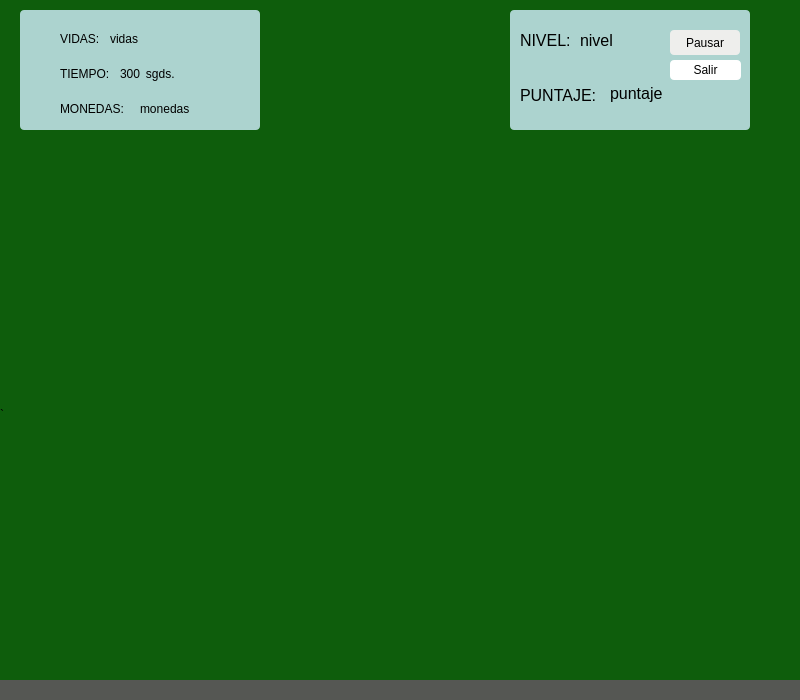
<?xml version="1.0" encoding="UTF-8"?>
<ui version="4.0">
 <class>MainWindow</class>
 <widget class="QMainWindow" name="MainWindow">
  <property name="enabled">
   <bool>true</bool>
  </property>
  <property name="geometry">
   <rect>
    <x>0</x>
    <y>0</y>
    <width>800</width>
    <height>700</height>
   </rect>
  </property>
  <property name="windowTitle">
   <string>MainWindow</string>
  </property>
  <widget class="QWidget" name="centralwidget">
   <widget class="QLabel" name="puntajes">
    <property name="geometry">
     <rect>
      <x>20</x>
      <y>10</y>
      <width>240</width>
      <height>120</height>
     </rect>
    </property>
    <property name="styleSheet">
     <string notr="true">background-color: rgb(172, 211, 207); border-radius: 4px</string>
    </property>
    <property name="text">
     <string/>
    </property>
   </widget>
   <widget class="QWidget" name="fondo_grande" native="true">
    <property name="geometry">
     <rect>
      <x>0</x>
      <y>-20</y>
      <width>800</width>
      <height>700</height>
     </rect>
    </property>
    <property name="styleSheet">
     <string notr="true">background-color: rgb(14, 93, 12)</string>
    </property>
    <widget class="QWidget" name="fondo" native="true">
     <property name="geometry">
      <rect>
       <x>510</x>
       <y>30</y>
       <width>240</width>
       <height>120</height>
      </rect>
     </property>
     <property name="styleSheet">
      <string notr="true">background-color: rgb(172, 211, 207); border-radius: 4px</string>
     </property>
     <widget class="QPushButton" name="exit_button">
      <property name="geometry">
       <rect>
        <x>160</x>
        <y>50</y>
        <width>71</width>
        <height>20</height>
       </rect>
      </property>
      <property name="styleSheet">
       <string notr="true">background-color: white</string>
      </property>
      <property name="text">
       <string>Salir</string>
      </property>
     </widget>
     <widget class="QLabel" name="casilla_nivel">
      <property name="geometry">
       <rect>
        <x>70</x>
        <y>10</y>
        <width>81</width>
        <height>41</height>
       </rect>
      </property>
      <property name="palette">
       <palette>
        <active>
         <colorrole role="WindowText">
          <brush brushstyle="SolidPattern">
           <color alpha="255">
            <red>0</red>
            <green>0</green>
            <blue>0</blue>
           </color>
          </brush>
         </colorrole>
         <colorrole role="Button">
          <brush brushstyle="SolidPattern">
           <color alpha="255">
            <red>172</red>
            <green>211</green>
            <blue>207</blue>
           </color>
          </brush>
         </colorrole>
         <colorrole role="Text">
          <brush brushstyle="SolidPattern">
           <color alpha="255">
            <red>0</red>
            <green>0</green>
            <blue>0</blue>
           </color>
          </brush>
         </colorrole>
         <colorrole role="ButtonText">
          <brush brushstyle="SolidPattern">
           <color alpha="255">
            <red>0</red>
            <green>0</green>
            <blue>0</blue>
           </color>
          </brush>
         </colorrole>
         <colorrole role="Base">
          <brush brushstyle="SolidPattern">
           <color alpha="255">
            <red>172</red>
            <green>211</green>
            <blue>207</blue>
           </color>
          </brush>
         </colorrole>
         <colorrole role="Window">
          <brush brushstyle="SolidPattern">
           <color alpha="255">
            <red>172</red>
            <green>211</green>
            <blue>207</blue>
           </color>
          </brush>
         </colorrole>
         <colorrole role="PlaceholderText">
          <brush brushstyle="SolidPattern">
           <color alpha="128">
            <red>255</red>
            <green>255</green>
            <blue>255</blue>
           </color>
          </brush>
         </colorrole>
        </active>
        <inactive>
         <colorrole role="WindowText">
          <brush brushstyle="SolidPattern">
           <color alpha="255">
            <red>0</red>
            <green>0</green>
            <blue>0</blue>
           </color>
          </brush>
         </colorrole>
         <colorrole role="Button">
          <brush brushstyle="SolidPattern">
           <color alpha="255">
            <red>172</red>
            <green>211</green>
            <blue>207</blue>
           </color>
          </brush>
         </colorrole>
         <colorrole role="Text">
          <brush brushstyle="SolidPattern">
           <color alpha="255">
            <red>0</red>
            <green>0</green>
            <blue>0</blue>
           </color>
          </brush>
         </colorrole>
         <colorrole role="ButtonText">
          <brush brushstyle="SolidPattern">
           <color alpha="255">
            <red>0</red>
            <green>0</green>
            <blue>0</blue>
           </color>
          </brush>
         </colorrole>
         <colorrole role="Base">
          <brush brushstyle="SolidPattern">
           <color alpha="255">
            <red>172</red>
            <green>211</green>
            <blue>207</blue>
           </color>
          </brush>
         </colorrole>
         <colorrole role="Window">
          <brush brushstyle="SolidPattern">
           <color alpha="255">
            <red>172</red>
            <green>211</green>
            <blue>207</blue>
           </color>
          </brush>
         </colorrole>
         <colorrole role="PlaceholderText">
          <brush brushstyle="SolidPattern">
           <color alpha="128">
            <red>255</red>
            <green>255</green>
            <blue>255</blue>
           </color>
          </brush>
         </colorrole>
        </inactive>
        <disabled>
         <colorrole role="WindowText">
          <brush brushstyle="SolidPattern">
           <color alpha="255">
            <red>120</red>
            <green>120</green>
            <blue>120</blue>
           </color>
          </brush>
         </colorrole>
         <colorrole role="Button">
          <brush brushstyle="SolidPattern">
           <color alpha="255">
            <red>172</red>
            <green>211</green>
            <blue>207</blue>
           </color>
          </brush>
         </colorrole>
         <colorrole role="Text">
          <brush brushstyle="SolidPattern">
           <color alpha="255">
            <red>120</red>
            <green>120</green>
            <blue>120</blue>
           </color>
          </brush>
         </colorrole>
         <colorrole role="ButtonText">
          <brush brushstyle="SolidPattern">
           <color alpha="255">
            <red>120</red>
            <green>120</green>
            <blue>120</blue>
           </color>
          </brush>
         </colorrole>
         <colorrole role="Base">
          <brush brushstyle="SolidPattern">
           <color alpha="255">
            <red>172</red>
            <green>211</green>
            <blue>207</blue>
           </color>
          </brush>
         </colorrole>
         <colorrole role="Window">
          <brush brushstyle="SolidPattern">
           <color alpha="255">
            <red>172</red>
            <green>211</green>
            <blue>207</blue>
           </color>
          </brush>
         </colorrole>
         <colorrole role="PlaceholderText">
          <brush brushstyle="SolidPattern">
           <color alpha="128">
            <red>0</red>
            <green>0</green>
            <blue>0</blue>
           </color>
          </brush>
         </colorrole>
        </disabled>
       </palette>
      </property>
      <property name="font">
       <font>
        <pointsize>12</pointsize>
       </font>
      </property>
      <property name="text">
       <string>nivel</string>
      </property>
     </widget>
     <widget class="QLabel" name="nivel">
      <property name="geometry">
       <rect>
        <x>10</x>
        <y>20</y>
        <width>51</width>
        <height>21</height>
       </rect>
      </property>
      <property name="palette">
       <palette>
        <active>
         <colorrole role="WindowText">
          <brush brushstyle="SolidPattern">
           <color alpha="255">
            <red>0</red>
            <green>0</green>
            <blue>0</blue>
           </color>
          </brush>
         </colorrole>
         <colorrole role="Button">
          <brush brushstyle="SolidPattern">
           <color alpha="255">
            <red>172</red>
            <green>211</green>
            <blue>207</blue>
           </color>
          </brush>
         </colorrole>
         <colorrole role="Text">
          <brush brushstyle="SolidPattern">
           <color alpha="255">
            <red>0</red>
            <green>0</green>
            <blue>0</blue>
           </color>
          </brush>
         </colorrole>
         <colorrole role="ButtonText">
          <brush brushstyle="SolidPattern">
           <color alpha="255">
            <red>0</red>
            <green>0</green>
            <blue>0</blue>
           </color>
          </brush>
         </colorrole>
         <colorrole role="Base">
          <brush brushstyle="SolidPattern">
           <color alpha="255">
            <red>172</red>
            <green>211</green>
            <blue>207</blue>
           </color>
          </brush>
         </colorrole>
         <colorrole role="Window">
          <brush brushstyle="SolidPattern">
           <color alpha="255">
            <red>172</red>
            <green>211</green>
            <blue>207</blue>
           </color>
          </brush>
         </colorrole>
         <colorrole role="PlaceholderText">
          <brush brushstyle="SolidPattern">
           <color alpha="128">
            <red>255</red>
            <green>255</green>
            <blue>255</blue>
           </color>
          </brush>
         </colorrole>
        </active>
        <inactive>
         <colorrole role="WindowText">
          <brush brushstyle="SolidPattern">
           <color alpha="255">
            <red>0</red>
            <green>0</green>
            <blue>0</blue>
           </color>
          </brush>
         </colorrole>
         <colorrole role="Button">
          <brush brushstyle="SolidPattern">
           <color alpha="255">
            <red>172</red>
            <green>211</green>
            <blue>207</blue>
           </color>
          </brush>
         </colorrole>
         <colorrole role="Text">
          <brush brushstyle="SolidPattern">
           <color alpha="255">
            <red>0</red>
            <green>0</green>
            <blue>0</blue>
           </color>
          </brush>
         </colorrole>
         <colorrole role="ButtonText">
          <brush brushstyle="SolidPattern">
           <color alpha="255">
            <red>0</red>
            <green>0</green>
            <blue>0</blue>
           </color>
          </brush>
         </colorrole>
         <colorrole role="Base">
          <brush brushstyle="SolidPattern">
           <color alpha="255">
            <red>172</red>
            <green>211</green>
            <blue>207</blue>
           </color>
          </brush>
         </colorrole>
         <colorrole role="Window">
          <brush brushstyle="SolidPattern">
           <color alpha="255">
            <red>172</red>
            <green>211</green>
            <blue>207</blue>
           </color>
          </brush>
         </colorrole>
         <colorrole role="PlaceholderText">
          <brush brushstyle="SolidPattern">
           <color alpha="128">
            <red>255</red>
            <green>255</green>
            <blue>255</blue>
           </color>
          </brush>
         </colorrole>
        </inactive>
        <disabled>
         <colorrole role="WindowText">
          <brush brushstyle="SolidPattern">
           <color alpha="255">
            <red>120</red>
            <green>120</green>
            <blue>120</blue>
           </color>
          </brush>
         </colorrole>
         <colorrole role="Button">
          <brush brushstyle="SolidPattern">
           <color alpha="255">
            <red>172</red>
            <green>211</green>
            <blue>207</blue>
           </color>
          </brush>
         </colorrole>
         <colorrole role="Text">
          <brush brushstyle="SolidPattern">
           <color alpha="255">
            <red>120</red>
            <green>120</green>
            <blue>120</blue>
           </color>
          </brush>
         </colorrole>
         <colorrole role="ButtonText">
          <brush brushstyle="SolidPattern">
           <color alpha="255">
            <red>120</red>
            <green>120</green>
            <blue>120</blue>
           </color>
          </brush>
         </colorrole>
         <colorrole role="Base">
          <brush brushstyle="SolidPattern">
           <color alpha="255">
            <red>172</red>
            <green>211</green>
            <blue>207</blue>
           </color>
          </brush>
         </colorrole>
         <colorrole role="Window">
          <brush brushstyle="SolidPattern">
           <color alpha="255">
            <red>172</red>
            <green>211</green>
            <blue>207</blue>
           </color>
          </brush>
         </colorrole>
         <colorrole role="PlaceholderText">
          <brush brushstyle="SolidPattern">
           <color alpha="128">
            <red>0</red>
            <green>0</green>
            <blue>0</blue>
           </color>
          </brush>
         </colorrole>
        </disabled>
       </palette>
      </property>
      <property name="font">
       <font>
        <pointsize>12</pointsize>
       </font>
      </property>
      <property name="text">
       <string>NIVEL:</string>
      </property>
     </widget>
     <widget class="QLabel" name="casilla_puntaje">
      <property name="geometry">
       <rect>
        <x>100</x>
        <y>73</y>
        <width>111</width>
        <height>21</height>
       </rect>
      </property>
      <property name="palette">
       <palette>
        <active>
         <colorrole role="WindowText">
          <brush brushstyle="SolidPattern">
           <color alpha="255">
            <red>0</red>
            <green>0</green>
            <blue>0</blue>
           </color>
          </brush>
         </colorrole>
         <colorrole role="Button">
          <brush brushstyle="SolidPattern">
           <color alpha="255">
            <red>172</red>
            <green>211</green>
            <blue>207</blue>
           </color>
          </brush>
         </colorrole>
         <colorrole role="Text">
          <brush brushstyle="SolidPattern">
           <color alpha="255">
            <red>0</red>
            <green>0</green>
            <blue>0</blue>
           </color>
          </brush>
         </colorrole>
         <colorrole role="ButtonText">
          <brush brushstyle="SolidPattern">
           <color alpha="255">
            <red>0</red>
            <green>0</green>
            <blue>0</blue>
           </color>
          </brush>
         </colorrole>
         <colorrole role="Base">
          <brush brushstyle="SolidPattern">
           <color alpha="255">
            <red>172</red>
            <green>211</green>
            <blue>207</blue>
           </color>
          </brush>
         </colorrole>
         <colorrole role="Window">
          <brush brushstyle="SolidPattern">
           <color alpha="255">
            <red>172</red>
            <green>211</green>
            <blue>207</blue>
           </color>
          </brush>
         </colorrole>
         <colorrole role="PlaceholderText">
          <brush brushstyle="SolidPattern">
           <color alpha="128">
            <red>255</red>
            <green>255</green>
            <blue>255</blue>
           </color>
          </brush>
         </colorrole>
        </active>
        <inactive>
         <colorrole role="WindowText">
          <brush brushstyle="SolidPattern">
           <color alpha="255">
            <red>0</red>
            <green>0</green>
            <blue>0</blue>
           </color>
          </brush>
         </colorrole>
         <colorrole role="Button">
          <brush brushstyle="SolidPattern">
           <color alpha="255">
            <red>172</red>
            <green>211</green>
            <blue>207</blue>
           </color>
          </brush>
         </colorrole>
         <colorrole role="Text">
          <brush brushstyle="SolidPattern">
           <color alpha="255">
            <red>0</red>
            <green>0</green>
            <blue>0</blue>
           </color>
          </brush>
         </colorrole>
         <colorrole role="ButtonText">
          <brush brushstyle="SolidPattern">
           <color alpha="255">
            <red>0</red>
            <green>0</green>
            <blue>0</blue>
           </color>
          </brush>
         </colorrole>
         <colorrole role="Base">
          <brush brushstyle="SolidPattern">
           <color alpha="255">
            <red>172</red>
            <green>211</green>
            <blue>207</blue>
           </color>
          </brush>
         </colorrole>
         <colorrole role="Window">
          <brush brushstyle="SolidPattern">
           <color alpha="255">
            <red>172</red>
            <green>211</green>
            <blue>207</blue>
           </color>
          </brush>
         </colorrole>
         <colorrole role="PlaceholderText">
          <brush brushstyle="SolidPattern">
           <color alpha="128">
            <red>255</red>
            <green>255</green>
            <blue>255</blue>
           </color>
          </brush>
         </colorrole>
        </inactive>
        <disabled>
         <colorrole role="WindowText">
          <brush brushstyle="SolidPattern">
           <color alpha="255">
            <red>120</red>
            <green>120</green>
            <blue>120</blue>
           </color>
          </brush>
         </colorrole>
         <colorrole role="Button">
          <brush brushstyle="SolidPattern">
           <color alpha="255">
            <red>172</red>
            <green>211</green>
            <blue>207</blue>
           </color>
          </brush>
         </colorrole>
         <colorrole role="Text">
          <brush brushstyle="SolidPattern">
           <color alpha="255">
            <red>120</red>
            <green>120</green>
            <blue>120</blue>
           </color>
          </brush>
         </colorrole>
         <colorrole role="ButtonText">
          <brush brushstyle="SolidPattern">
           <color alpha="255">
            <red>120</red>
            <green>120</green>
            <blue>120</blue>
           </color>
          </brush>
         </colorrole>
         <colorrole role="Base">
          <brush brushstyle="SolidPattern">
           <color alpha="255">
            <red>172</red>
            <green>211</green>
            <blue>207</blue>
           </color>
          </brush>
         </colorrole>
         <colorrole role="Window">
          <brush brushstyle="SolidPattern">
           <color alpha="255">
            <red>172</red>
            <green>211</green>
            <blue>207</blue>
           </color>
          </brush>
         </colorrole>
         <colorrole role="PlaceholderText">
          <brush brushstyle="SolidPattern">
           <color alpha="128">
            <red>0</red>
            <green>0</green>
            <blue>0</blue>
           </color>
          </brush>
         </colorrole>
        </disabled>
       </palette>
      </property>
      <property name="font">
       <font>
        <pointsize>12</pointsize>
       </font>
      </property>
      <property name="text">
       <string>puntaje</string>
      </property>
     </widget>
     <widget class="QLabel" name="puntaje">
      <property name="geometry">
       <rect>
        <x>10</x>
        <y>60</y>
        <width>81</width>
        <height>50</height>
       </rect>
      </property>
      <property name="palette">
       <palette>
        <active>
         <colorrole role="WindowText">
          <brush brushstyle="SolidPattern">
           <color alpha="255">
            <red>0</red>
            <green>0</green>
            <blue>0</blue>
           </color>
          </brush>
         </colorrole>
         <colorrole role="Button">
          <brush brushstyle="SolidPattern">
           <color alpha="255">
            <red>172</red>
            <green>211</green>
            <blue>207</blue>
           </color>
          </brush>
         </colorrole>
         <colorrole role="Text">
          <brush brushstyle="SolidPattern">
           <color alpha="255">
            <red>0</red>
            <green>0</green>
            <blue>0</blue>
           </color>
          </brush>
         </colorrole>
         <colorrole role="ButtonText">
          <brush brushstyle="SolidPattern">
           <color alpha="255">
            <red>0</red>
            <green>0</green>
            <blue>0</blue>
           </color>
          </brush>
         </colorrole>
         <colorrole role="Base">
          <brush brushstyle="SolidPattern">
           <color alpha="255">
            <red>172</red>
            <green>211</green>
            <blue>207</blue>
           </color>
          </brush>
         </colorrole>
         <colorrole role="Window">
          <brush brushstyle="SolidPattern">
           <color alpha="255">
            <red>172</red>
            <green>211</green>
            <blue>207</blue>
           </color>
          </brush>
         </colorrole>
         <colorrole role="PlaceholderText">
          <brush brushstyle="SolidPattern">
           <color alpha="128">
            <red>255</red>
            <green>255</green>
            <blue>255</blue>
           </color>
          </brush>
         </colorrole>
        </active>
        <inactive>
         <colorrole role="WindowText">
          <brush brushstyle="SolidPattern">
           <color alpha="255">
            <red>0</red>
            <green>0</green>
            <blue>0</blue>
           </color>
          </brush>
         </colorrole>
         <colorrole role="Button">
          <brush brushstyle="SolidPattern">
           <color alpha="255">
            <red>172</red>
            <green>211</green>
            <blue>207</blue>
           </color>
          </brush>
         </colorrole>
         <colorrole role="Text">
          <brush brushstyle="SolidPattern">
           <color alpha="255">
            <red>0</red>
            <green>0</green>
            <blue>0</blue>
           </color>
          </brush>
         </colorrole>
         <colorrole role="ButtonText">
          <brush brushstyle="SolidPattern">
           <color alpha="255">
            <red>0</red>
            <green>0</green>
            <blue>0</blue>
           </color>
          </brush>
         </colorrole>
         <colorrole role="Base">
          <brush brushstyle="SolidPattern">
           <color alpha="255">
            <red>172</red>
            <green>211</green>
            <blue>207</blue>
           </color>
          </brush>
         </colorrole>
         <colorrole role="Window">
          <brush brushstyle="SolidPattern">
           <color alpha="255">
            <red>172</red>
            <green>211</green>
            <blue>207</blue>
           </color>
          </brush>
         </colorrole>
         <colorrole role="PlaceholderText">
          <brush brushstyle="SolidPattern">
           <color alpha="128">
            <red>255</red>
            <green>255</green>
            <blue>255</blue>
           </color>
          </brush>
         </colorrole>
        </inactive>
        <disabled>
         <colorrole role="WindowText">
          <brush brushstyle="SolidPattern">
           <color alpha="255">
            <red>120</red>
            <green>120</green>
            <blue>120</blue>
           </color>
          </brush>
         </colorrole>
         <colorrole role="Button">
          <brush brushstyle="SolidPattern">
           <color alpha="255">
            <red>172</red>
            <green>211</green>
            <blue>207</blue>
           </color>
          </brush>
         </colorrole>
         <colorrole role="Text">
          <brush brushstyle="SolidPattern">
           <color alpha="255">
            <red>120</red>
            <green>120</green>
            <blue>120</blue>
           </color>
          </brush>
         </colorrole>
         <colorrole role="ButtonText">
          <brush brushstyle="SolidPattern">
           <color alpha="255">
            <red>120</red>
            <green>120</green>
            <blue>120</blue>
           </color>
          </brush>
         </colorrole>
         <colorrole role="Base">
          <brush brushstyle="SolidPattern">
           <color alpha="255">
            <red>172</red>
            <green>211</green>
            <blue>207</blue>
           </color>
          </brush>
         </colorrole>
         <colorrole role="Window">
          <brush brushstyle="SolidPattern">
           <color alpha="255">
            <red>172</red>
            <green>211</green>
            <blue>207</blue>
           </color>
          </brush>
         </colorrole>
         <colorrole role="PlaceholderText">
          <brush brushstyle="SolidPattern">
           <color alpha="128">
            <red>0</red>
            <green>0</green>
            <blue>0</blue>
           </color>
          </brush>
         </colorrole>
        </disabled>
       </palette>
      </property>
      <property name="font">
       <font>
        <pointsize>12</pointsize>
       </font>
      </property>
      <property name="text">
       <string>PUNTAJE:</string>
      </property>
     </widget>
     <widget class="QPushButton" name="pause_button">
      <property name="geometry">
       <rect>
        <x>160</x>
        <y>20</y>
        <width>70</width>
        <height>25</height>
       </rect>
      </property>
      <property name="styleSheet">
       <string notr="true">background-color:rgb(238, 238, 236)</string>
      </property>
      <property name="text">
       <string>Pausar</string>
      </property>
      <property name="autoDefault">
       <bool>false</bool>
      </property>
     </widget>
    </widget>
    <widget class="QLabel" name="logo_froggy">
     <property name="geometry">
      <rect>
       <x>300</x>
       <y>30</y>
       <width>201</width>
       <height>121</height>
      </rect>
     </property>
     <property name="text">
      <string/>
     </property>
    </widget>
    <widget class="QLabel" name="fondo_juego">
     <property name="geometry">
      <rect>
       <x>0</x>
       <y>170</y>
       <width>800</width>
       <height>530</height>
      </rect>
     </property>
     <property name="text">
      <string>`</string>
     </property>
    </widget>
   </widget>
   <widget class="QLabel" name="vidas">
    <property name="geometry">
     <rect>
      <x>60</x>
      <y>30</y>
      <width>60</width>
      <height>17</height>
     </rect>
    </property>
    <property name="text">
     <string>VIDAS:</string>
    </property>
   </widget>
   <widget class="QLabel" name="tiempo">
    <property name="geometry">
     <rect>
      <x>60</x>
      <y>65</y>
      <width>131</width>
      <height>17</height>
     </rect>
    </property>
    <property name="text">
     <string>TIEMPO:           sgds.</string>
    </property>
   </widget>
   <widget class="QLabel" name="monedas">
    <property name="geometry">
     <rect>
      <x>60</x>
      <y>100</y>
      <width>71</width>
      <height>17</height>
     </rect>
    </property>
    <property name="text">
     <string>MONEDAS:</string>
    </property>
   </widget>
   <widget class="QLabel" name="casilla_tiempo">
    <property name="geometry">
     <rect>
      <x>120</x>
      <y>65</y>
      <width>31</width>
      <height>17</height>
     </rect>
    </property>
    <property name="text">
     <string>300</string>
    </property>
   </widget>
   <widget class="QLabel" name="casilla_vidas">
    <property name="geometry">
     <rect>
      <x>110</x>
      <y>30</y>
      <width>60</width>
      <height>17</height>
     </rect>
    </property>
    <property name="text">
     <string>vidas</string>
    </property>
   </widget>
   <widget class="QLabel" name="casilla_monedas">
    <property name="geometry">
     <rect>
      <x>140</x>
      <y>100</y>
      <width>60</width>
      <height>17</height>
     </rect>
    </property>
    <property name="text">
     <string>monedas</string>
    </property>
   </widget>
   <widget class="QLabel" name="barra_inferior">
    <property name="geometry">
     <rect>
      <x>0</x>
      <y>680</y>
      <width>800</width>
      <height>50</height>
     </rect>
    </property>
    <property name="styleSheet">
     <string notr="true">background-color: rgb(85, 87, 83)</string>
    </property>
    <property name="text">
     <string/>
    </property>
   </widget>
   <zorder>fondo_grande</zorder>
   <zorder>puntajes</zorder>
   <zorder>vidas</zorder>
   <zorder>tiempo</zorder>
   <zorder>monedas</zorder>
   <zorder>casilla_tiempo</zorder>
   <zorder>casilla_vidas</zorder>
   <zorder>casilla_monedas</zorder>
   <zorder>barra_inferior</zorder>
  </widget>
 </widget>
 <resources/>
 <connections/>
</ui>
